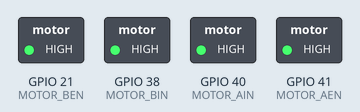
A sketch run on a simulated ESP32. Shown: switched loads named in the sketch (green lamp = pin HIGH). What the sketch prints to the serial monitor is not drawn.

Above: at 1.0 s.
At 3.0 s:
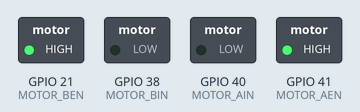
At 5.0 s:
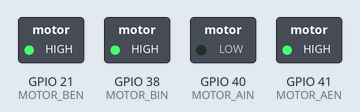
At 7.0 s:
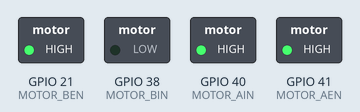
At 9.0 s:
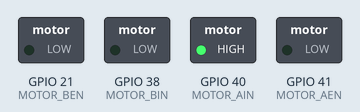
Timing chart, 0 to 13.0 s (numbered marks = the images above):
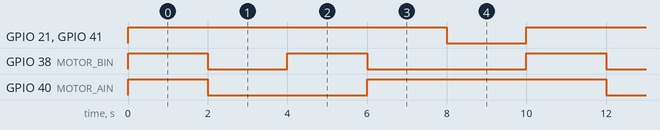

The sketch:

7_Motor.ino
```cpp
// ================= Pin Definitions =================
#define MOTOR_AIN 40  // Motor A direction control (left wheel)
#define MOTOR_AEN 41  // Motor A PWM control (left wheel)
#define MOTOR_BIN 38  // Motor B direction control (right wheel)
#define MOTOR_BEN 21  // Motor B PWM control (right wheel)

// ================= Motor Control Functions =================

// Set PWM speeds for left and right motors (0-255)
void setMotor(int leftSpeed, int rightSpeed) {
  ledcWrite(MOTOR_AEN, leftSpeed);  // Write PWM value for left wheel
  ledcWrite(MOTOR_BEN, rightSpeed); // Write PWM value for right wheel
}

// Move Forward
void forward(int leftSpeed, int rightSpeed) {
  digitalWrite(MOTOR_AIN, HIGH); // Left wheel forward
  digitalWrite(MOTOR_BIN, HIGH); // Right wheel forward
  setMotor(leftSpeed, rightSpeed);
}

// Move Backward
void back(int leftSpeed, int rightSpeed) {
  digitalWrite(MOTOR_AIN, LOW);  // Left wheel reverse
  digitalWrite(MOTOR_BIN, LOW);  // Right wheel reverse
  setMotor(leftSpeed, rightSpeed);
}

// Turn Left (Left wheel stops, right wheel moves forward)
void left(int leftSpeed, int rightSpeed) {
  digitalWrite(MOTOR_AIN, LOW);  // Left wheel stops
  digitalWrite(MOTOR_BIN, HIGH); // Right wheel forward
  setMotor(leftSpeed, rightSpeed);
}

// Turn Right (Left wheel moves forward, right wheel stops)
void right(int leftSpeed, int rightSpeed) {
  digitalWrite(MOTOR_AIN, HIGH); // Left wheel forward
  digitalWrite(MOTOR_BIN, LOW);  // Right wheel stops
  setMotor(leftSpeed, rightSpeed);
}

// Stop Motors
void stopMotor() {
  setMotor(0, 0); // Set speed to 0
}
// ================= Initialization and Main Loop =================

void setup() {
  // Initialize serial communication with a baud rate of 115200
  Serial.begin(115200);
  Serial.println("Motor driver system initializing...");

  // Set PWM resolution to 8-bit (0-255)
  // analogWriteResolution(8);

  // Set motor direction pins to output mode
  pinMode(MOTOR_AIN, OUTPUT);
  pinMode(MOTOR_BIN, OUTPUT);

  // Configure PWM channels (ESP32 Arduino Core 3.x syntax)
  // Parameters: pin, frequency (1000Hz), resolution (8-bit, i.e., 0-255)
  ledcAttach(MOTOR_AEN, 1000, 8);
  ledcAttach(MOTOR_BEN, 1000, 8);

  // Initial state: Stop motors
  stopMotor();
  Serial.println("Initialization complete, starting execution!");
}

void loop() {
  // 1. Move forward at full speed for 2 seconds
  forward(255, 255);
  delay(2000);

  // 2. Move backward at full speed for 2 seconds
  back(255, 255);
  delay(2000);

  // 3. Spin left in place for 2 seconds
  left(255, 255);
  delay(2000);

  // 4. Spin right in place for 2 seconds
  right(255, 255);
  delay(2000);

  // 5. Stop for 2 seconds, preparing for the next loop
  stopMotor();
  delay(2000);
}
```

Measured:
- by itself, GPIO 21 (MOTOR_BEN), GPIO 41 (MOTOR_AEN): alternates HIGH for 8.0 s and LOW for 2.0 s
- by itself, GPIO 38 (MOTOR_BIN): repeats every 10.0 s: LOW 2.0 s, HIGH 2.0 s, LOW 4.0 s, HIGH 2.0 s
- by itself, GPIO 40 (MOTOR_AIN): repeats every 10.0 s: LOW 4.0 s, HIGH 6.0 s
